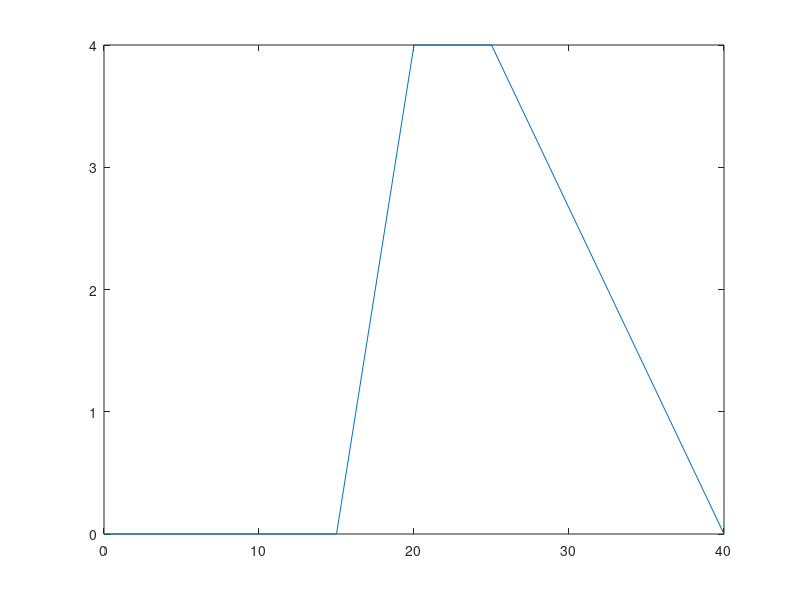

Here is the MATLAB script that generated this plot: (Note: this script raises an error after producing the figure.)
clear;clc;
xmb=(10:0.5:30)';
topo=[0 0;15 0;20 4;25 4;40 0];
plot(topo(:,1),topo(:,2));
rp=4;
xz=mbm2xz(xmb,topo,1,rp);
hold on;plot(xz(:,1),xz(:,2),'x');hold off
hold on;plot(topo(rp,1),topo(rp,2),'ro');hold off
ylim([-1 6]);grid on;
di=sqrt(sum(diff(xz).^2,2))';